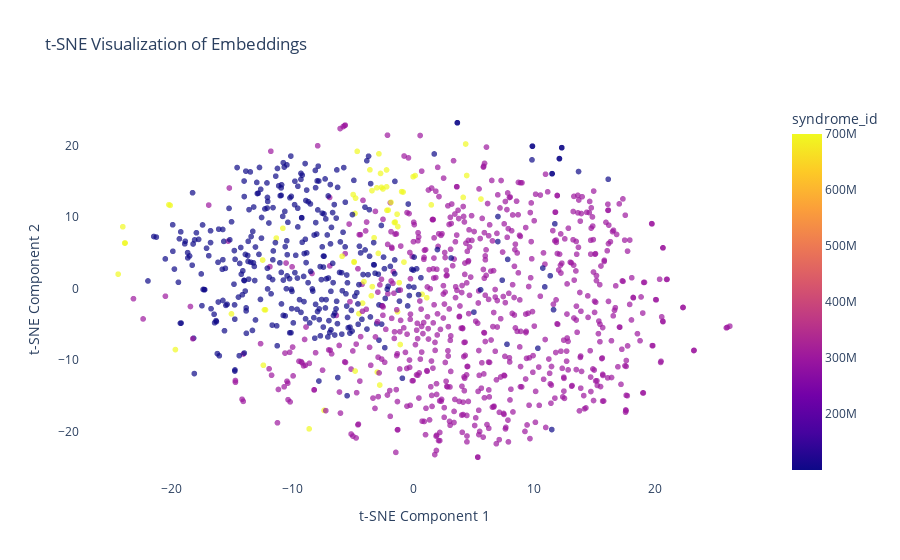

The cell this chart's notebook holds for it:
### Code cell
# 📊 Visualização t-SNE Simplificada e Melhorada
import pandas as pd
import plotly.express as px
from sklearn.manifold import TSNE
from sklearn.preprocessing import StandardScaler

# Carregar o dataset processado
df = pd.read_csv('../../data/processed/normalized_data.csv')

# Normalização dos embeddings
scaler = StandardScaler()
X_normalized = scaler.fit_transform(df.iloc[:, 3:].values)

# Aplicar t-SNE com perplexity ajustado para uma melhor separação
tsne = TSNE(n_components=2, perplexity=50, random_state=42)
tsne_results = tsne.fit_transform(X_normalized)

# Adicionar os resultados ao DataFrame
df['tsne_1'] = tsne_results[:, 0]
df['tsne_2'] = tsne_results[:, 1]

# 📈 Visualização com Plotly (sem centróides, mais minimalista)
fig_tsne_clean = px.scatter(
    df, 
    x='tsne_1', 
    y='tsne_2', 
    color='syndrome_id',
    opacity=0.7,  # Reduzindo a sobreposição para uma visualização mais clara
    title="t-SNE Visualization of Embeddings",
    labels={'tsne_1': 't-SNE Component 1', 'tsne_2': 't-SNE Component 2'}
)

# Melhorando a estética do gráfico
fig_tsne_clean.update_layout(
    plot_bgcolor='white',
    xaxis=dict(showgrid=True),
    yaxis=dict(showgrid=True),
    legend_title_text="Syndrome ID"
)

fig_tsne_clean.show()

### Figure 1 — Plotly figure (JSON) as saved in the notebook; plotly's stock layout.template omitted (floating-point values rounded to 4 significant figures; data arrays with more than 128 entries replaced by an {"elided": "..."} marker saying what was removed)
{"data": [{"hovertemplate": "t-SNE Component 1=%{x}<br>t-SNE Component 2=%{y}<br>syndrome_id=%{marker.color}<extra></extra>", "legendgroup": "", "marker": {"color": {"elided": "1116 int values"}, "coloraxis": "coloraxis", "opacity": 0.7, "symbol": "circle"}, "mode": "markers", "name": "", "showlegend": false, "type": "scattergl", "x": {"elided": "1116 float values"}, "xaxis": "x", "y": {"elided": "1116 float values"}, "yaxis": "y"}], "layout": {"coloraxis": {"colorbar": {"title": {"text": "syndrome_id"}}, "colorscale": [[0, "#0d0887"], [0.1111, "#46039f"], [0.2222, "#7201a8"], [0.3333, "#9c179e"], [0.4444, "#bd3786"], [0.5556, "#d8576b"], [0.6667, "#ed7953"], [0.7778, "#fb9f3a"], [0.8889, "#fdca26"], [1, "#f0f921"]]}, "legend": {"title": {"text": "Syndrome ID"}, "tracegroupgap": 0}, "plot_bgcolor": "white", "title": {"text": "t-SNE Visualization of Embeddings"}, "xaxis": {"anchor": "y", "domain": [0, 1], "showgrid": true, "title": {"text": "t-SNE Component 1"}}, "yaxis": {"anchor": "x", "domain": [0, 1], "showgrid": true, "title": {"text": "t-SNE Component 2"}}}}
